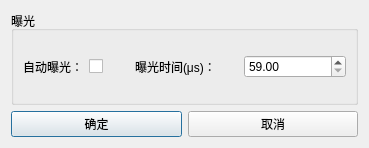
<?xml version="1.0" encoding="UTF-8"?>
<ui version="4.0">
 <class>CameraSetting</class>
 <widget class="QDialog" name="CameraSetting">
  <property name="geometry">
   <rect>
    <x>0</x>
    <y>0</y>
    <width>369</width>
    <height>148</height>
   </rect>
  </property>
  <property name="windowTitle">
   <string>Dialog</string>
  </property>
  <layout class="QVBoxLayout" name="verticalLayout_2">
   <item>
    <widget class="QGroupBox" name="groupBox">
     <property name="title">
      <string>曝光</string>
     </property>
     <layout class="QHBoxLayout" name="horizontalLayout" stretch="1,2">
      <item>
       <layout class="QHBoxLayout" name="horizontalLayout_10">
        <item>
         <widget class="QLabel" name="label_7">
          <property name="text">
           <string>自动曝光：</string>
          </property>
         </widget>
        </item>
        <item>
         <widget class="QCheckBox" name="checkBox_AutoExposure">
          <property name="text">
           <string/>
          </property>
         </widget>
        </item>
       </layout>
      </item>
      <item>
       <layout class="QHBoxLayout" name="horizontalLayout_2">
        <item>
         <widget class="QLabel" name="label">
          <property name="text">
           <string>曝光时间(μs)：</string>
          </property>
         </widget>
        </item>
        <item>
         <widget class="QDoubleSpinBox" name="doubleSpinBox_ExposureTime">
          <property name="minimum">
           <double>59.000000000000000</double>
          </property>
          <property name="maximum">
           <double>999974.000000000000000</double>
          </property>
         </widget>
        </item>
       </layout>
      </item>
     </layout>
    </widget>
   </item>
   <item>
    <layout class="QHBoxLayout" name="horizontalLayout_11">
     <item>
      <widget class="QPushButton" name="pushButton_Yes">
       <property name="text">
        <string>确定</string>
       </property>
      </widget>
     </item>
     <item>
      <widget class="QPushButton" name="pushButton_No">
       <property name="text">
        <string>取消</string>
       </property>
      </widget>
     </item>
    </layout>
   </item>
  </layout>
 </widget>
 <resources/>
 <connections/>
</ui>
